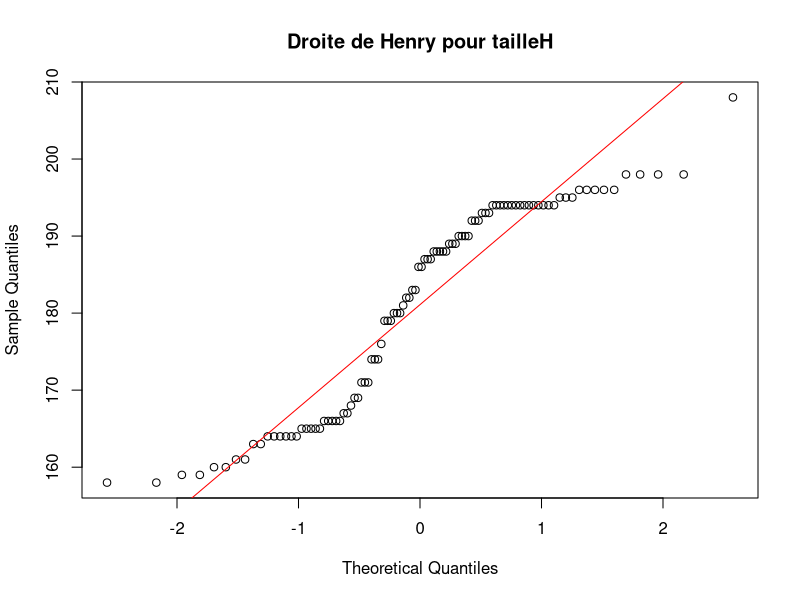
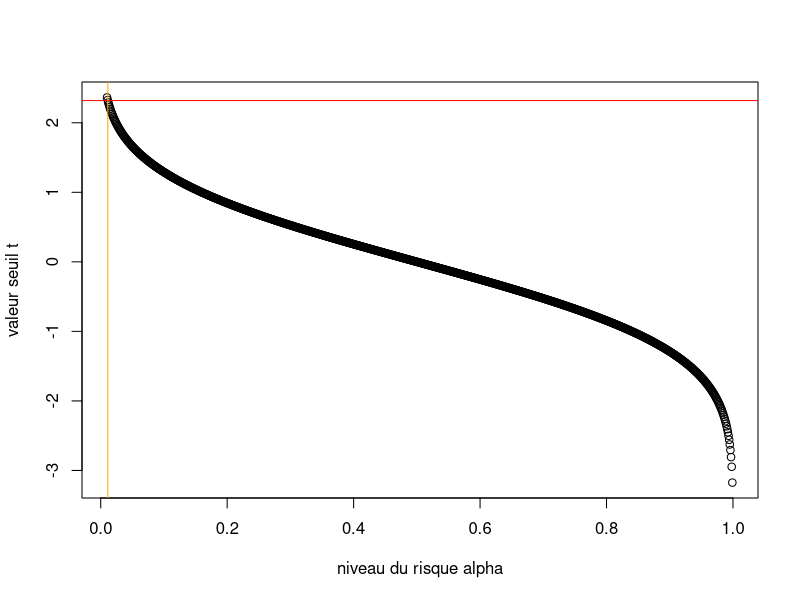
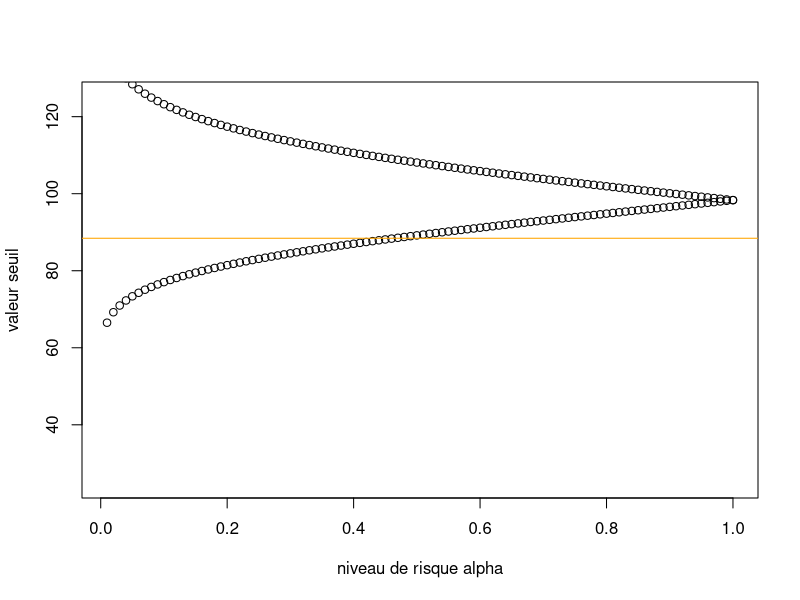

R code for these plots, in order: (Note: this script raises an error after producing the figures.)
## ---- chunk 1
setwd("~/GitHub/L2_INFO/STA401/TP/TP9")
data = read.csv("apnee.csv")
## ---- chunk 2
data[c("age","poids")] # On extrait des colonnes
data$age # On extrait les données du dataframe
data[c(1,2,3),] # Extraction de ligne, la virgule est importante !
data[data$sexe == 0,"tailleH"]
tailleH = data$taille
## ---- chunk 3
mu = mean(tailleH)
sigma2 = var(tailleH)
qqnorm(tailleH, main = "Droite de Henry pour tailleH")
abline(a = mu, b = sqrt(sigma2), col = "red")
## ---- chunk 4
mu0 = 178
alpha = seq(0.01, 1, 0.001)
n = length(tailleH)
stat.test = (mu-mu0)/sqrt(sigma2/n) 
cat("stat.test = ", stat.test,"\n")
t = qt(1-alpha, n-1)
plot(alpha, t, xlab = "niveau du risque alpha", ylab = "valeur seuil t")
abline(h = stat.test, col ="red")
# La p valeur verifie stat.test = qt1-p_val,n-1)
#On en déduit que :
pval = 1-pt(stat.test, n-1)
abline(v = pval, col = "orange")
## ---- chunk 5
t.test(tailleH, mu = 178, alternative = "greater")
## ---- chunk 6
alpha = seq(0.01, 1, 0.01)
sigma02 = 200
stat.test = (n-1)*sigma2/sigma02
bs = qchisq(1-alpha/2,n-1)
bi = qchisq(alpha/2,n-1)
plot(alpha,bs,xlab = "niveau de risque alpha", ylab = "valeur seuil", ylim = c(25,125))
points(alpha,bi)
abline(h = stat.test, col = "orange")
abline(h = p_val, col = "purple")
## ---- chunk 7
# La pvaleur vérifie : pval = qchisq(1-pval/2,n-1) ou bi = qchisq(pval/2,n-1)
# Nous inversons les deux formules suivantes
# bs = qchisq(1-alpha/2,n-1)
# bi = qchisq(alpha/2,n-1)
ps = 2*(1-pchisq(stat.test,n-1))
pi = 2*pchisq(stat.test,n-1)
p_val = min(ps,pi)
plot(alpha,bs,xlab = "niveau de risque alpha", ylab = "valeur seuil", ylim = c(25,125))
points(alpha,bi)
abline(h = stat.test, col = "orange")
abline(h = p_val, col = "purple")
## ---- chunk 8
taille = data$taille
n = length(taille)
p = sum(taille > 180)/n
cat("p = ", p)
## ---- chunk 9
p0 = 0.15
prop.test(sum(taille>180),n, p=p0, conf.level = 0.90)
## ---- chunk 10
stat.test(p-p0)*sqrt(n/(p0*(1-p0)))
ps = 2*(1-pnorm(stat.test))
pi = 2*pnorm(stat.test)
pval = min(ps,pi)
pval
